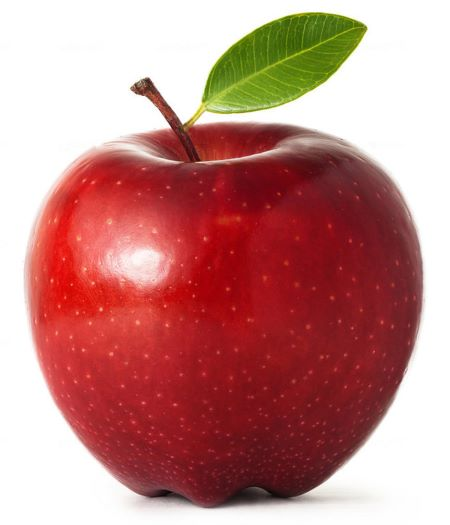
#> input picture group 412/lab2/Saikevych_Volodymyr/apple.jpg, 450 x 525 px
$ jupyter execute CV_lab2.ipynb
#> lines starting #> are read from the running program, lines starting #| are printed output that depends on the picture
№11 - ORB

[cell 1]
import cv2
import numpy as np
from google.colab.patches import cv2_imshow

# Load the image
img = cv2.imread('apple.jpg')
#> img is the input picture: shape (525, 450, 3); mean B, G, R 133, 136.9, 194.6

# Define the corners of the desired perspective
src_corners = np.float32([[0, 0], [img.shape[1], 0], [0, img.shape[0]], [img.shape[1], img.shape[0]]])
#> src_corners = [[0, 0], [450, 0], [0, 525], [450, 525]]
dst_corners = np.float32([[50, 50], [img.shape[1], 0], [0, img.shape[0]], [img.shape[1], img.shape[0]]])

# Calculate the perspective transform matrix and apply it to the image
M = cv2.getPerspectiveTransform(src_corners, dst_corners)
distorted_img = cv2.warpPerspective(img, M, (img.shape[1], img.shape[0]))
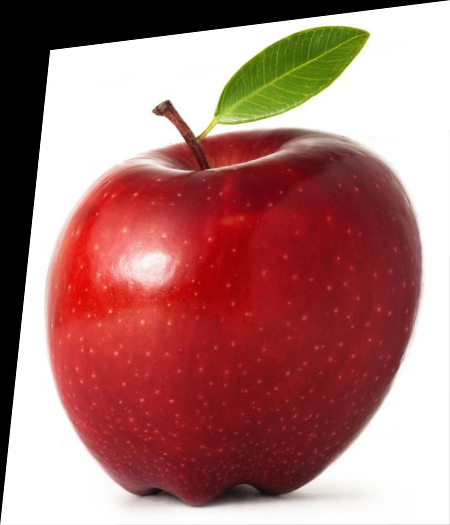
#> distorted_img: shape (525, 450, 3); mean B, G, R 117.1, 119.9, 172.3

# Display the original and distorted images
cv2_imshow(img)
cv2_imshow(distorted_img)

[cell 2]
# Convert the images to grayscale
gray1 = cv2.cvtColor(img, cv2.COLOR_BGR2GRAY)
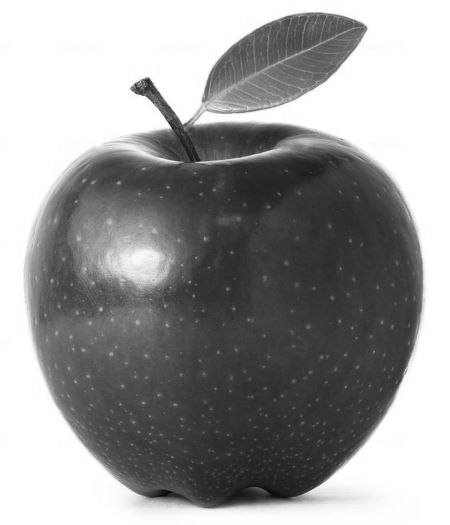
#> gray1: shape (525, 450); min 5, max 255, mean 153.7
gray2 = cv2.cvtColor(distorted_img, cv2.COLOR_BGR2GRAY)
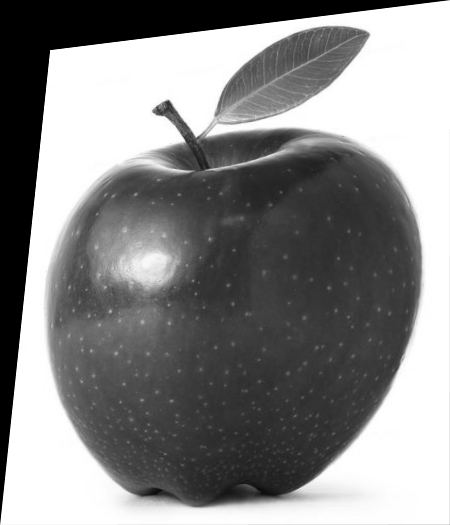
#> gray2: shape (525, 450); min 0, max 255, mean 135.2

# Create an ORB object and detect keypoints and descriptors in the two images
orb = cv2.ORB_create()
kp1, des1 = orb.detectAndCompute(gray1, None)
#> kp1 = 482 keypoints; strongest (x, y, size): (147, 79, 53.6), (134, 87, 77.1), (147, 78, 44.6), (147, 80, 77.1)
kp2, des2 = orb.detectAndCompute(gray2, None)
#> kp2 = 492 keypoints; strongest (x, y, size): (50, 50, 37.2), (168, 102, 53.6), (157, 109, 77.1), (167, 101, 44.6)

# Create a Brute-Force matcher and match the descriptors
bf = cv2.BFMatcher(cv2.NORM_HAMMING, crossCheck=True)
matches = bf.match(des1, des2)
#> matches = 294 matches

# Sort the matches by distance and select the best ones
matches = sorted(matches, key=lambda x: x.distance)
best_matches = matches[:10]
#> best_matches = 10 matches

# Draw the matches between the two images
match_img = cv2.drawMatches(img, kp1, distorted_img, kp2, best_matches, None, flags=cv2.DrawMatchesFlags_NOT_DRAW_SINGLE_POINTS)
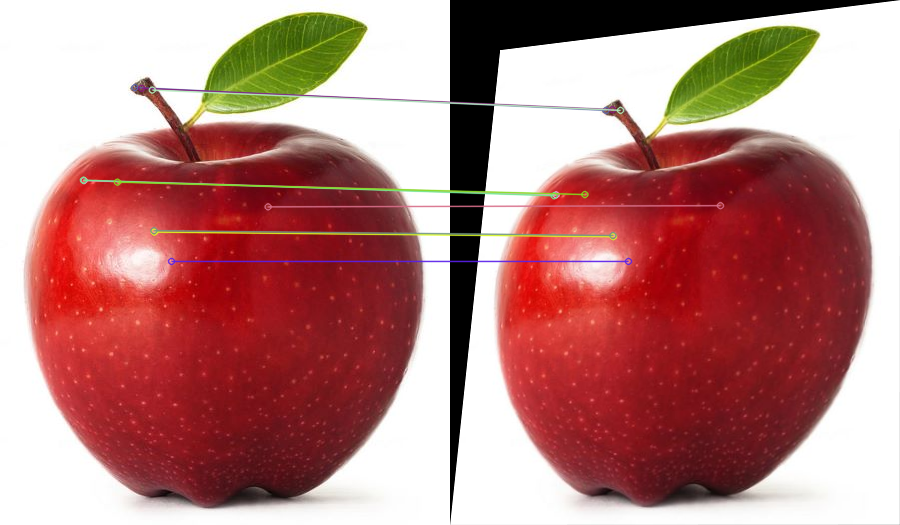
#> match_img: shape (525, 900, 3); mean B, G, R 125.4, 128.9, 183.2

# Display the matches image
cv2_imshow(match_img)
